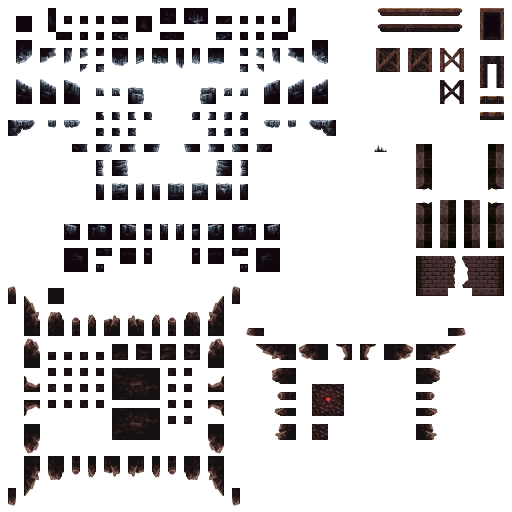
#> input picture assets/realms/realm1_caves/mainlev_build.png, 1024 x 1024 px (shown at 1/2 size)
$ python inspect_tileset.py
#> lines starting #> are read from the running program, lines starting #| are printed output that depends on the picture
"""Audit the cave tileset and emit a labelled debug grid + density JSON.

Outputs (gitignored):
  - scripts/_debug_tile_grid.png  : 4x-zoomed sheet with red 32x32 grid,
                                    yellow (x,y) labels, green fill % on
                                    cells > 70% opaque
  - scripts/_tile_density.json    : { "x,y": fill_fraction } for all cells

Also prints the top-density cells to stdout so a human can pick floor /
platform / wall / ceiling tile coords without opening Godot.
"""

from __future__ import annotations

import json
import os

from PIL import Image, ImageDraw

ROOT = os.path.dirname(os.path.dirname(os.path.abspath(__file__)))
SRC = os.path.join(ROOT, "assets", "realms", "realm1_caves", "mainlev_build.png")
OUT_GRID = os.path.join(ROOT, "scripts", "_debug_tile_grid.png")
OUT_JSON = os.path.join(ROOT, "scripts", "_tile_density.json")
TILE = 32
ZOOM = 4
ALPHA_BIT = 32  # PIL alpha channel: above this = "filled"


def main() -> None:
    img = Image.open(SRC).convert("RGBA")
#> img is the input picture: PIL image 1024x1024 RGBA; mean R, G, B, A 130.1, 122.7, 123.6, 49.2
    w, h = img.size
#> w = 1024; h = 1024
    cols, rows = w // TILE, h // TILE
#> cols = 32; rows = 32

    densities: dict[str, float] = {}
    for ty in range(rows):
        for tx in range(cols):
            cell = img.crop((tx * TILE, ty * TILE, (tx + 1) * TILE, (ty + 1) * TILE))
            ne = sum(1 for p in cell.getdata() if p[3] > ALPHA_BIT)
            densities[f"{tx},{ty}"] = round(ne / float(TILE * TILE), 2)
#> after the loop, densities = 1024 items

    zoomed = img.resize((w * ZOOM, h * ZOOM), Image.NEAREST)
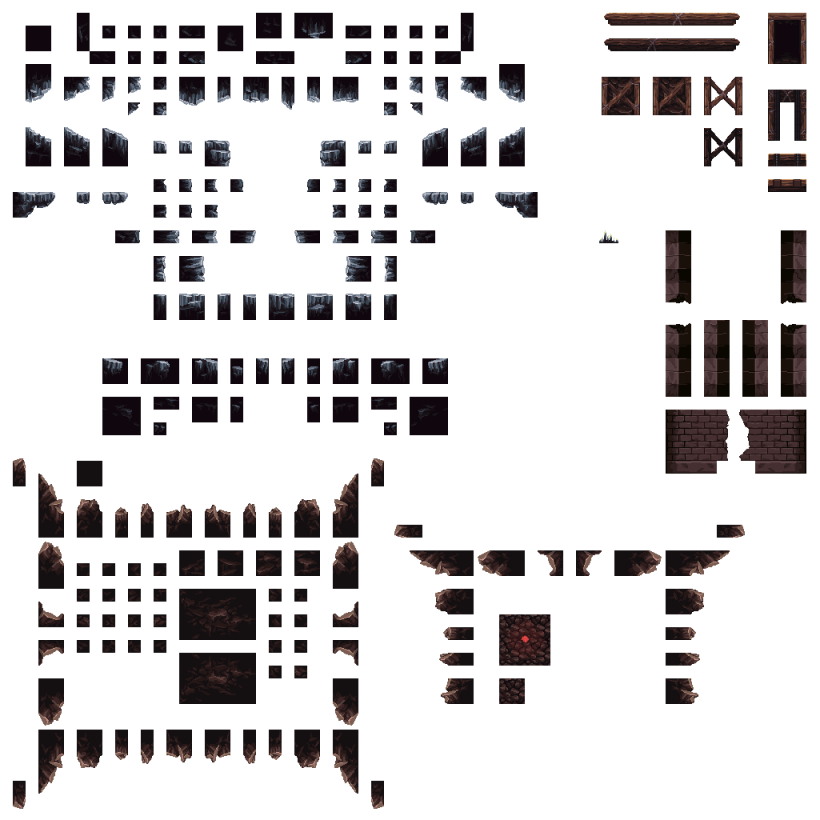
#> zoomed: PIL image 4096x4096 RGBA (shown at 1/5 size); mean R, G, B, A 130.1, 122.7, 123.6, 49.2; transparent parts drawn white
    draw = ImageDraw.Draw(zoomed)
    for ty in range(rows):
        for tx in range(cols):
            zx, zy = tx * TILE * ZOOM, ty * TILE * ZOOM
            d = densities[f"{tx},{ty}"]
            grid_color = (255, 60, 60, 90) if d < 0.05 else (255, 60, 60, 200)
            draw.rectangle(
                [zx, zy, zx + TILE * ZOOM - 1, zy + TILE * ZOOM - 1],
                outline=grid_color,
            )
            if d > 0.05:
                draw.text((zx + 2, zy + 2), f"{tx},{ty}", fill=(255, 255, 0, 255))
            if d > 0.7:
                draw.text(
                    (zx + 2, zy + TILE * ZOOM - 14),
                    f"{int(d * 100)}%",
                    fill=(60, 255, 60, 255),
                )
    zoomed.save(OUT_GRID)
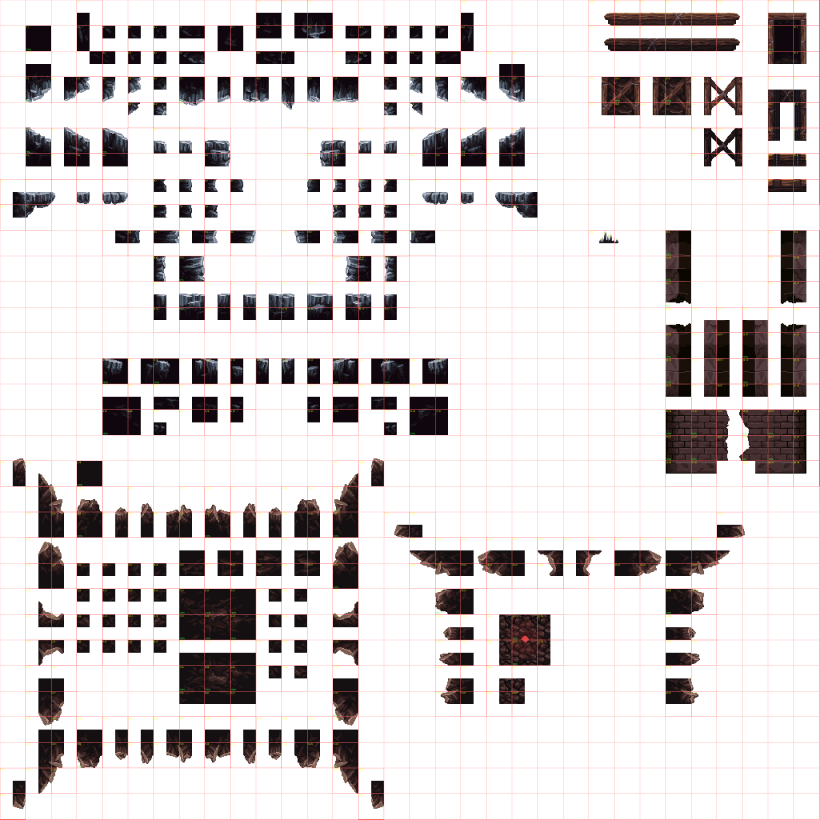
#> saved as _debug_tile_grid.png: PIL image 4096x4096 RGBA (shown at 1/5 size); mean R, G, B, A 134.3, 121.1, 121.5, 52.3; transparent parts drawn white

    with open(OUT_JSON, "w") as f:
        json.dump(densities, f, indent=2)

    high = [(c, d) for c, d in densities.items() if d > 0.7]
#> high = 55 items, first 6: ('1,1', 1), ('30,1', 1), ('1,3', 0.82), ('7,3', 0.99), ('13,3', 0.96), ('18,3', 0.71)
    high.sort(key=lambda kv: -kv[1])
    print(f"Sheet {cols}x{rows}, {len(high)} cells with >70% fill (solid candidates):")
#| Sheet 32x32, 55 cells with >70% fill (solid candidates):
    for coord, d in high[:50]:
        print(f"  {coord:>8s}  {int(d * 100)}%")
#> this loop made 50 passes
#> (coord, d) on passes 1 to 12: ('1,1', 1), ('30,1', 1), ('24,3', 1), ('26,3', 1), ('26,9', 1), ('26,10', 1), ('26,13', 1), ('29,13', 1), ('4,14', 1), ('6,14', 1), ('13,14', 1), ('15,14', 1)
#|        1,1  100%
#|       30,1  100%
#|       24,3  100%
#|       26,3  100%
#|       26,9  100%
#|      26,10  100%
#|      26,13  100%
#|      29,13  100%
#> (further printed lines are left out)
    print()
    mid = [(c, d) for c, d in densities.items() if 0.4 < d <= 0.7]
#> mid = 167 items, first 6: ('10,0', 0.5), ('12,0', 0.5), ('24,0', 0.5), ('25,0', 0.5), ('26,0', 0.5), ('27,0', 0.5)
    mid.sort(key=lambda kv: -kv[1])
    print(f"{len(mid)} mid-density cells (40-70%):")
#| 167 mid-density cells (40-70%):
    for coord, d in mid[:30]:
        print(f"  {coord:>8s}  {int(d * 100)}%")
#> this loop made 30 passes
#> (coord, d) on passes 1 to 12: ('13,28', 0.66), ('13,21', 0.61), ('28,3', 0.6), ('28,5', 0.6), ('13,25', 0.6), ('8,29', 0.6), ('7,11', 0.52), ('12,11', 0.52), ('10,0', 0.5), ('12,0', 0.5), ('24,0', 0.5), ('25,0', 0.5)
#|      13,28  66%
#|      13,21  61%
#|       28,3  60%
#|       28,5  60%
#|      13,25  60%
#|       8,29  60%
#|       7,11  52%
#|      12,11  52%
#> (further printed lines are left out)


if __name__ == "__main__":
    main()

$ run again, with assets/realms/realm1_caves/props1.png copied over assets/realms/realm1_caves/mainlev_build.png
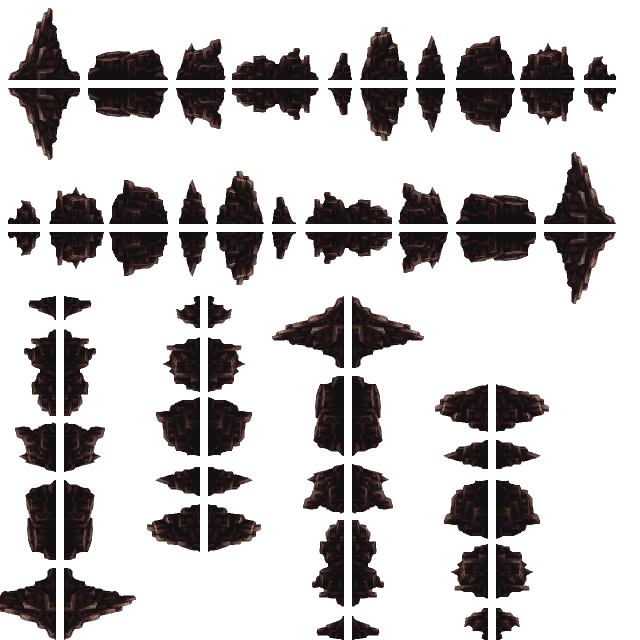
#> input picture assets/realms/realm1_caves/props1.png, 1280 x 1280 px (shown at 1/2 size)
#> in main, img is the input picture: PIL image 1280x1280 RGBA; mean R, G, B, A 181.4, 175.6, 174.5, 67.9
#> after the loop in main, `for ty in range(rows):`: densities = 1600 items
#> in main, `zoomed = img.resize((w * ZOOM, h * ZOOM), Image.NEAREST)`:
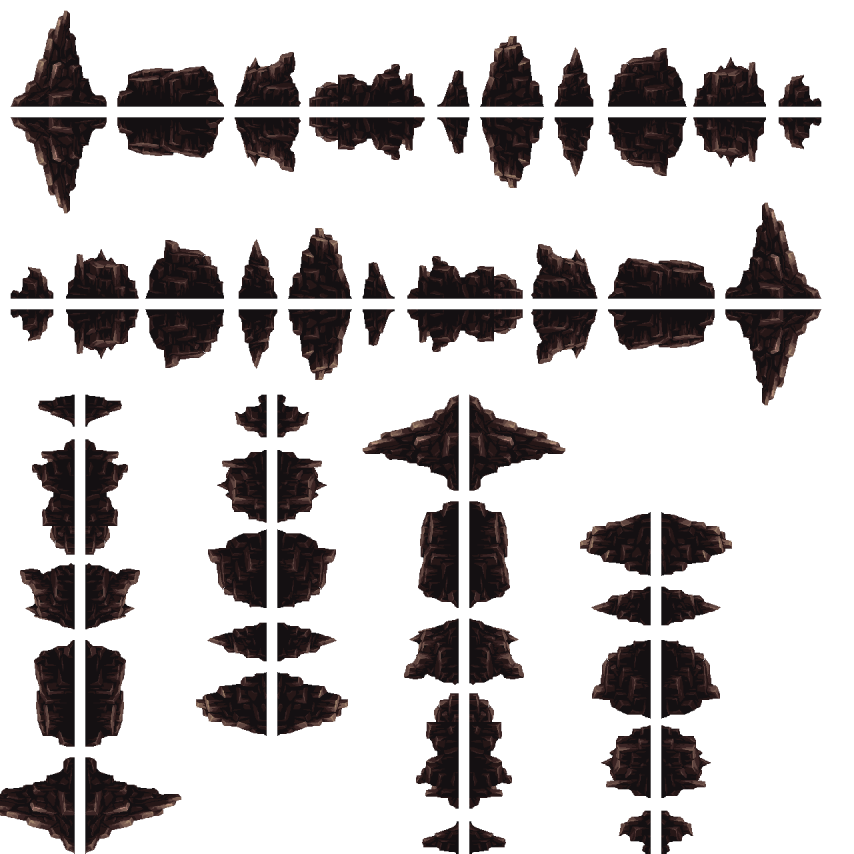
#> zoomed: PIL image 5120x5120 RGBA (shown at 1/6 size); mean R, G, B, A 181.4, 175.6, 174.5, 67.9; transparent parts drawn white
#> in main, `zoomed.save(OUT_GRID)`:
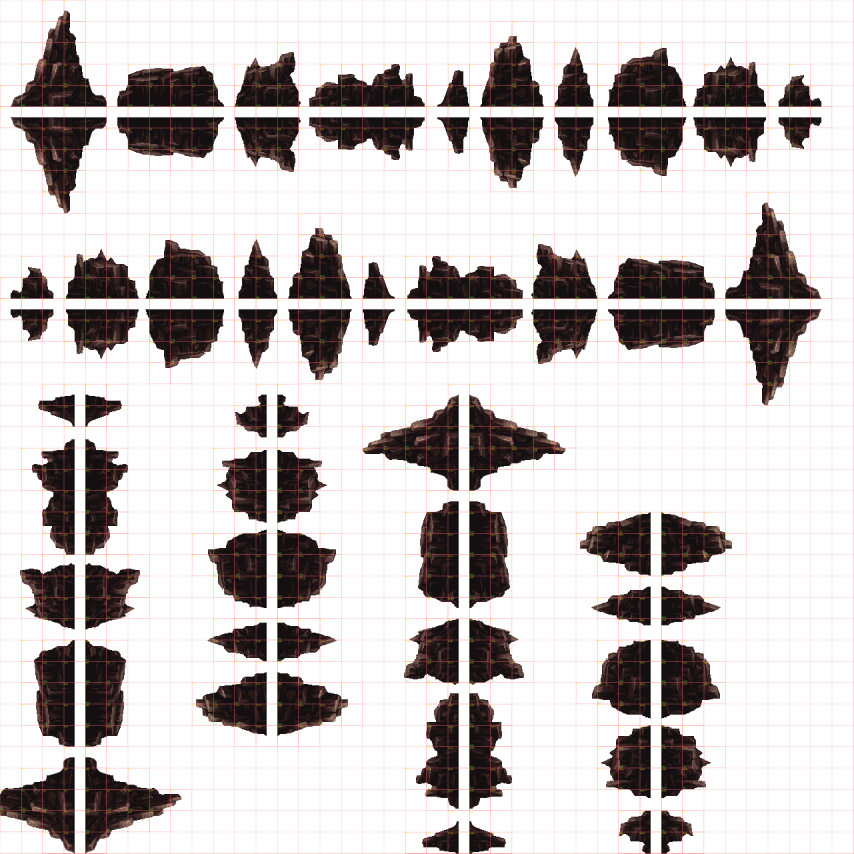
#> saved as _debug_tile_grid.png: PIL image 5120x5120 RGBA (shown at 1/6 size); mean R, G, B, A 183.8, 172.4, 170.7, 70.5; transparent parts drawn white
#> high = 272 items, first 6: ('2,2', 0.93), ('23,2', 0.78), ('2,3', 1), ('3,3', 0.9), ('7,3', 0.79), ('8,3', 0.75)
#| Sheet 40x40, 272 cells with >70% fill (solid candidates):
#> the loop in main, `for coord, d in high[:50]:` made 50 passes
#> coord on passes 1 to 8: '2,3', '23,3', '30,3', '2,4', '3,4', '6,4', '7,4', '8,4'
#> (printed output is left out)
#> mid = 214 items, first 6: ('2,1', 0.61), ('3,2', 0.63), ('24,2', 0.58), ('30,2', 0.46), ('1,3', 0.41), ('6,3', 0.66)
#| 214 mid-density cells (40-70%):
#> the loop in main, `for coord, d in mid[:30]:` made 30 passes
#> (coord, d) on passes 1 to 8: ('33,3', 0.7), ('21,6', 0.7), ('5,12', 0.7), ('17,15', 0.7), ('2,23', 0.7), ('14,23', 0.7), ('2,36', 0.7), ('20,39', 0.7)
#> (printed output is left out)

$ run again, with assets/realms/realm1_caves/props2.png copied over assets/realms/realm1_caves/mainlev_build.png
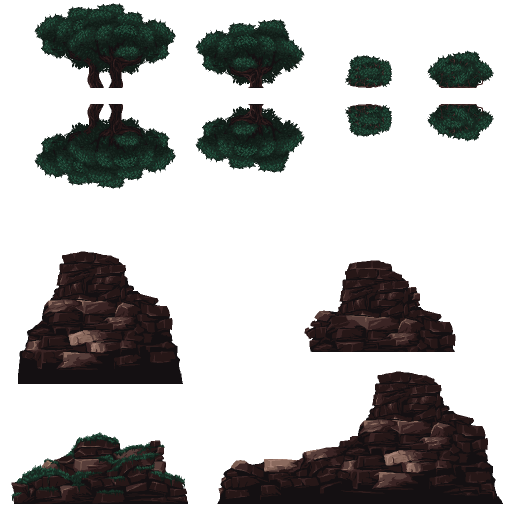
#> input picture assets/realms/realm1_caves/props2.png, 1024 x 1024 px (shown at 1/2 size)
#> in main, img is the input picture: PIL image 1024x1024 RGBA; mean R, G, B, A 148.6, 147.5, 145.4, 81.5
#> after the loop in main, `for ty in range(rows):`: densities = 1024 items
#> in main, `zoomed = img.resize((w * ZOOM, h * ZOOM), Image.NEAREST)`:
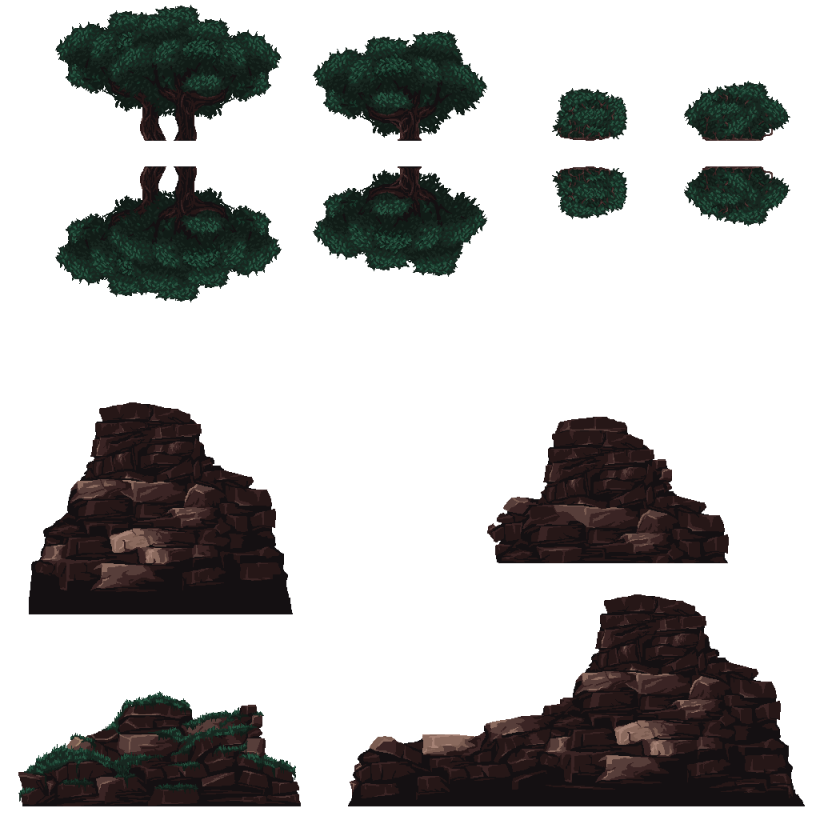
#> zoomed: PIL image 4096x4096 RGBA (shown at 1/5 size); mean R, G, B, A 148.6, 147.5, 145.4, 81.5; transparent parts drawn white
#> in main, `zoomed.save(OUT_GRID)`:
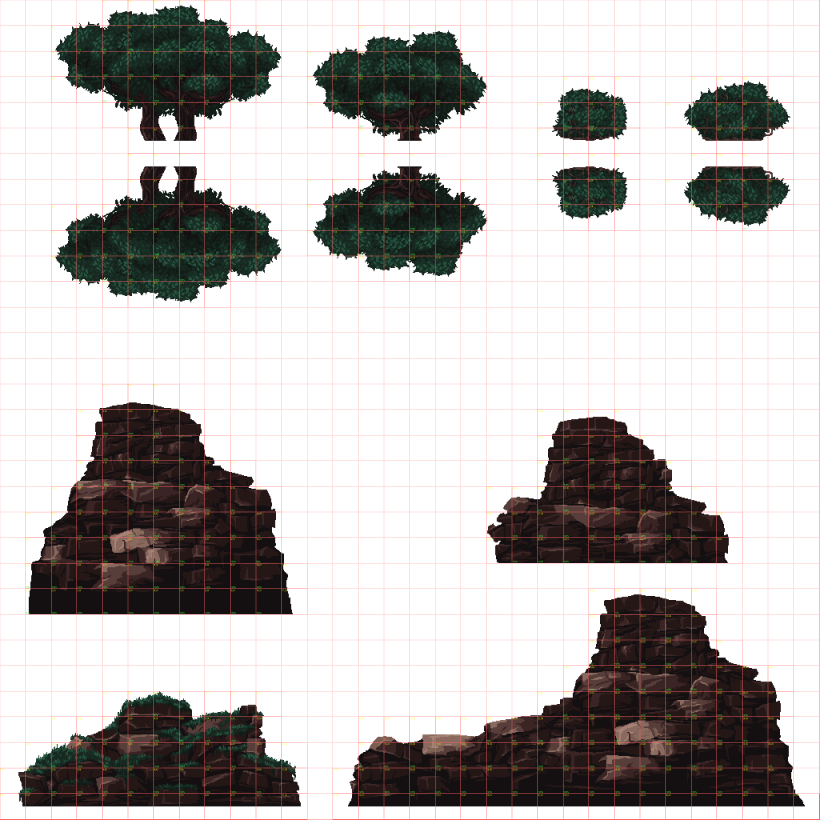
#> saved as _debug_tile_grid.png: PIL image 4096x4096 RGBA (shown at 1/5 size); mean R, G, B, A 152.2, 145.2, 142.6, 83.4; transparent parts drawn white
#> high = 262 items, first 6: ('3,1', 0.97), ('4,1', 0.98), ('5,1', 1), ('6,1', 1), ('7,1', 1), ('8,1', 0.96)
#| Sheet 32x32, 262 cells with >70% fill (solid candidates):
#> the loop in main, `for coord, d in high[:50]:` made 50 passes
#> coord on passes 1 to 8: '5,1', '6,1', '7,1', '3,2', '4,2', '5,2', '6,2', '7,2'
#> (printed output is left out)
#> mid = 93 items, first 6: ('5,0', 0.47), ('6,0', 0.65), ('7,0', 0.57), ('2,1', 0.45), ('9,1', 0.68), ('15,1', 0.45)
#| 93 mid-density cells (40-70%):
#> the loop in main, `for coord, d in mid[:30]:` made 30 passes
#> (coord, d) on passes 1 to 8: ('26,19', 0.7), ('25,23', 0.7), ('23,16', 0.69), ('21,18', 0.69), ('19,20', 0.69), ('9,1', 0.68), ('9,10', 0.68), ('29,26', 0.68)
#> (printed output is left out)
